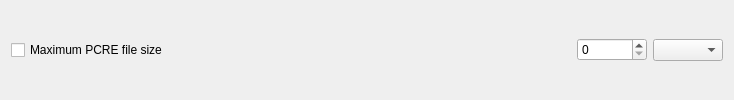
            <widget class="QFrame" name="limitFrame_24">
             <property name="minimumSize">
              <size>
               <width>0</width>
               <height>0</height>
              </size>
             </property>
             <property name="frameShape">
              <enum>QFrame::Shape::NoFrame</enum>
             </property>
             <property name="frameShadow">
              <enum>QFrame::Shadow::Raised</enum>
             </property>
             <layout class="QHBoxLayout" name="horizontalLayout_35">
              <property name="topMargin">
               <number>2</number>
              </property>
              <property name="bottomMargin">
               <number>2</number>
              </property>
              <item>
               <widget class="QCheckBox" name="pwMaxPCREFileSizeCheckBox">
                <property name="text">
                 <string>Maximum PCRE file size</string>
                </property>
               </widget>
              </item>
              <item>
               <spacer name="horizontalSpacer_28">
                <property name="orientation">
                 <enum>Qt::Orientation::Horizontal</enum>
                </property>
                <property name="sizeHint" stdset="0">
                 <size>
                  <width>403</width>
                  <height>20</height>
                 </size>
                </property>
               </spacer>
              </item>
              <item>
               <widget class="QSpinBox" name="pwMaxPCREFileSizeSpinBox">
                <property name="minimumSize">
                 <size>
                  <width>70</width>
                  <height>0</height>
                 </size>
                </property>
               </widget>
              </item>
              <item>
               <widget class="QComboBox" name="pwMaxPCREFileSizeComboBox">
                <property name="minimumSize">
                 <size>
                  <width>70</width>
                  <height>0</height>
                 </size>
                </property>
                <item>
                 <property name="text">
                  <string/>
                 </property>
                </item>
                <item>
                 <property name="text">
                  <string>K</string>
                 </property>
                </item>
                <item>
                 <property name="text">
                  <string>M</string>
                 </property>
                </item>
               </widget>
              </item>
             </layout>
            </widget>
